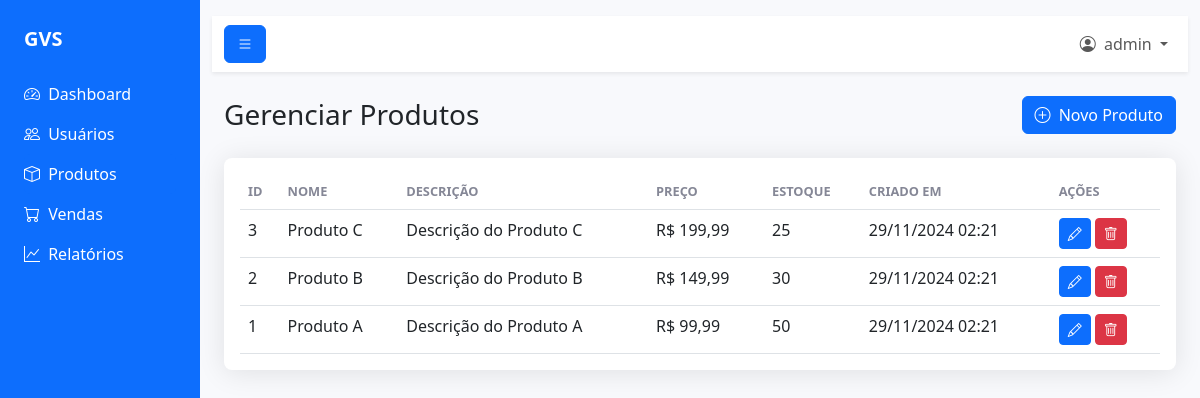
/admin/products.php (signed in), run on the app's committed database.
### tables this page shows
CREATE TABLE IF NOT EXISTS users (
    id INT AUTO_INCREMENT PRIMARY KEY,
    username VARCHAR(50) NOT NULL UNIQUE,
    password VARCHAR(255) NOT NULL,
    email VARCHAR(100) NOT NULL UNIQUE,
    full_name VARCHAR(100) NOT NULL,
    is_admin TINYINT(1) DEFAULT 0,
    reset_token VARCHAR(64) DEFAULT NULL,
    reset_expiry DATETIME DEFAULT NULL,
    created_at TIMESTAMP DEFAULT CURRENT_TIMESTAMP,
    updated_at TIMESTAMP DEFAULT CURRENT_TIMESTAMP ON UPDATE CURRENT_TIMESTAMP
);

CREATE TABLE IF NOT EXISTS products (
    id INT AUTO_INCREMENT PRIMARY KEY,
    name VARCHAR(255) NOT NULL,
    description TEXT,
    price DECIMAL(10,2) NOT NULL,
    stock INT NOT NULL DEFAULT 0,
    sku VARCHAR(50) UNIQUE,
    category VARCHAR(100),
    status ENUM('active', 'inactive') DEFAULT 'active',
    created_at TIMESTAMP DEFAULT CURRENT_TIMESTAMP,
    updated_at TIMESTAMP DEFAULT CURRENT_TIMESTAMP ON UPDATE CURRENT_TIMESTAMP
);

### classes/User.php (called while the page is built, shortened)
<?php
class User {
    private $db;
    private $table = 'users';
    public function __construct($db) {
        $this->db = $db;
    }
    public function getUserById($id) {
        $sql = "SELECT * FROM {$this->table} WHERE id = ?";
        $stmt = $this->db->prepare($sql);
        $stmt->execute([$id]);
        return $stmt->fetch(PDO::FETCH_ASSOC);
    }
}

### admin/products.php (the view, shortened to what this page needs)
<?php
require_once '../classes/User.php';
$db = new Database();
$user = new User($db);
$userData = $user->getUserById($_SESSION['user_id']);
$stmt = $db->prepare("SELECT id, name, description, price, stock, created_at FROM products ORDER BY id DESC");
$stmt->execute();
$products = $stmt->fetchAll(PDO::FETCH_ASSOC);
?>
<!DOCTYPE html>
<html lang="pt-BR">
<head>
    <link href="https://cdn.jsdelivr.net/npm/bootstrap@5.3.0/dist/css/bootstrap.min.css" rel="stylesheet">
    <link href="https://cdn.jsdelivr.net/npm/bootstrap-icons@1.10.0/font/bootstrap-icons.css" rel="stylesheet">
    <link href="<?php echo BASE_URL; ?>/assets/css/style.css" rel="stylesheet">
</head>
<body>
<div class="container-fluid">
    <div class="row flex-nowrap">
        <?php include '../includes/sidebar.php'; ?>
        <div class="col py-3">
            <?php include '../includes/topbar.php'; ?>
            <div class="container-fluid">
                <div class="d-flex justify-content-between align-items-center mb-4">
                    <h1 class="h3 mb-0 text-gray-800">Gerenciar Produtos</h1>
                    <button type="button" class="btn btn-primary" data-bs-toggle="modal" data-bs-target="#addProductModal">
                        <i class="bi bi-plus-circle me-1"></i> Novo Produto
                    </button>
                </div>
                <div class="card table-card">
                    <div class="card-body">
                        <div class="table-responsive">
                            <table class="table table-hover">
                                <thead>
                                    <tr>
                                        <th>ID</th>
                                        <th>Nome</th>
                                        <th>Descrição</th>
                                        <th>Preço</th>
                                        <th>Estoque</th>
                                        <th>Criado em</th>
                                        <th>Ações</th>
                                    </tr>
                                </thead>
                                <tbody>
                                    <?php foreach ($products as $p): ?>
                                    <tr>
                                        <td><?php echo $p['id']; ?></td>
                                        <td><?php echo htmlspecialchars($p['name']); ?></td>
                                        <td><?php echo htmlspecialchars($p['description']); ?></td>
                                        <td>R$ <?php echo number_format($p['price'], 2, ',', '.'); ?></td>
                                        <td><?php echo $p['stock']; ?></td>
                                        <td><?php echo date('d/m/Y H:i', strtotime($p['created_at'])); ?></td>
                                        <td>
                                            <button class="btn btn-sm btn-primary edit-product" data-id="<?php echo $p['id']; ?>">
                                                <i class="bi bi-pencil"></i>
                                            </button>
                                            <button class="btn btn-sm btn-danger delete-product" data-id="<?php echo $p['id']; ?>">
                                                <i class="bi bi-trash"></i>
                                            </button>
                                        </td>
                                    </tr>
                                    <?php endforeach; ?>
                                </tbody>
                            </table>
                        </div>
                    </div>
                </div>
            </div>
        </div>
    </div>
</div>
</body>
</html>

### includes/sidebar.php
<div class="col-auto col-md-3 col-xl-2 px-sm-2 px-0 bg-primary">
    <div class="d-flex flex-column align-items-center align-items-sm-start px-3 pt-2 text-white min-vh-100">
        <a href="<?php echo BASE_URL; ?>/admin/dashboard.php" class="d-flex align-items-center pb-3 mb-md-1 mt-md-3 me-md-auto text-white text-decoration-none">
            <span class="fs-5 fw-bolder d-none d-sm-inline"><?php echo APP_NAME; ?></span>
        </a>
        <ul class="nav nav-pills flex-column mb-sm-auto mb-0 align-items-center align-items-sm-start w-100" id="menu">
            <li class="w-100">
                <a href="<?php echo BASE_URL; ?>/admin/dashboard.php" class="nav-link text-white px-0 align-middle <?php echo basename($_SERVER['PHP_SELF']) == 'dashboard.php' ? 'active' : ''; ?>">
                    <i class="bi bi-speedometer2"></i> <span class="ms-1 d-none d-sm-inline">Dashboard</span>
                </a>
            </li>
            <?php if (isset($_SESSION['is_admin']) && $_SESSION['is_admin'] == 1): ?>
            <li class="w-100">
                <a href="<?php echo BASE_URL; ?>/admin/users.php" class="nav-link px-0 align-middle text-white <?php echo basename($_SERVER['PHP_SELF']) == 'users.php' ? 'active' : ''; ?>">
                    <i class="bi bi-people"></i> <span class="ms-1 d-none d-sm-inline">Usuários</span>
                </a>
            </li>
            <?php endif; ?>
            <li class="w-100">
                <a href="<?php echo BASE_URL; ?>/admin/products.php" class="nav-link px-0 align-middle text-white <?php echo basename($_SERVER['PHP_SELF']) == 'products.php' ? 'active' : ''; ?>">
                    <i class="bi bi-box"></i> <span class="ms-1 d-none d-sm-inline">Produtos</span>
                </a>
            </li>
            <li class="w-100">
                <a href="<?php echo BASE_URL; ?>/admin/sales.php" class="nav-link px-0 align-middle text-white <?php echo basename($_SERVER['PHP_SELF']) == 'sales.php' ? 'active' : ''; ?>">
                    <i class="bi bi-cart"></i> <span class="ms-1 d-none d-sm-inline">Vendas</span>
                </a>
            </li>
            <li class="w-100">
                <a href="<?php echo BASE_URL; ?>/admin/reports.php" class="nav-link px-0 align-middle text-white <?php echo basename($_SERVER['PHP_SELF']) == 'reports.php' ? 'active' : ''; ?>">
                    <i class="bi bi-graph-up"></i> <span class="ms-1 d-none d-sm-inline">Relatórios</span>
                </a>
            </li>
        </ul>
    </div>
</div>

### includes/topbar.php (shortened to what this page needs)
<nav class="navbar navbar-expand-lg navbar-light bg-white mb-4 shadow-sm">
    <div class="container-fluid">
        <button class="btn btn-primary" id="sidebarToggle">
            <i class="bi bi-list"></i>
        </button>
        <div class="collapse navbar-collapse" id="navbarSupportedContent">
            <ul class="navbar-nav ms-auto">
                <li class="nav-item dropdown">
                    <a class="nav-link dropdown-toggle" href="#" id="userDropdown" role="button"
                       data-bs-toggle="dropdown" aria-expanded="false">
                        <i class="bi bi-person-circle me-1"></i>
                        <?php echo htmlspecialchars($userData['username']); ?>
                    </a>
                </li>
            </ul>
        </div>
    </div>
</nav>

### assets/css/style.css (style rules this page uses)
:root { --bs-primary: #4e73df; --bs-secondary: #858796; --bs-success: #1cc88a; --bs-info: #36b9cc; --bs-warning: #f6c23e; --bs-danger: #e74a3b; }
body { background-color: #f8f9fc; }
.table-card { border: none; border-radius: .5rem; box-shadow: 0 .15rem 1.75rem rgba(0, 0, 0, .1); }
.table-card .table { margin-bottom: 0; }
.table-card .table th { border-top: none; text-transform: uppercase; font-size: .8rem; font-weight: 600; color: var(--bs-secondary); }

### data on the page
users: username "admin"
products: id "3", name "Produto C", description "Descrição do Produto C", price "199,99", stock "25", created_at "29/11/2024 02:21"
products: id "2", name "Produto B", description "Descrição do Produto B", price "149,99", stock "30", created_at "29/11/2024 02:21"
products: id "1", name "Produto A", description "Descrição do Produto A", price "99,99", stock "50", created_at "29/11/2024 02:21"

### other printed values
APP_NAME "GVS"
